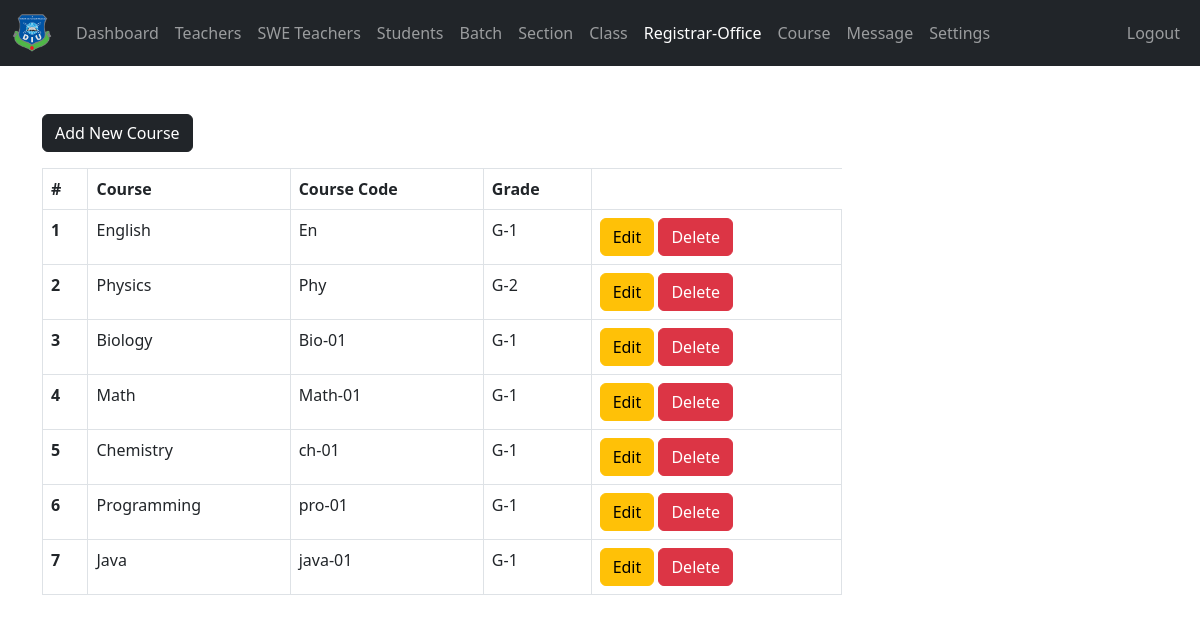
Page /admin/course.php (signed in) on the committed database.
### tables this page shows
CREATE TABLE `subjects` (
  `subject_id` int(11) NOT NULL,
  `subject` varchar(31) NOT NULL,
  `subject_code` varchar(31) NOT NULL,
  `grade` int(11) NOT NULL
);

CREATE TABLE `grades` (
  `grade_id` int(11) NOT NULL,
  `grade` varchar(31) NOT NULL,
  `grade_code` varchar(7) NOT NULL
);

### admin/data/subject.php (called while the page is built, shortened)
<?php
function getAllSubjects($conn){
   $sql = "SELECT * FROM subjects";
   $stmt = $conn->prepare($sql);
   $stmt->execute();
   if ($stmt->rowCount() >= 1) {
     $subjects = $stmt->fetchAll();
     return $subjects;
   }else {
   	return 0;
   }
}
 ?>

### admin/data/grade.php (called while the page is built, shortened)
<?php
function getGradeById($grade_id, $conn){
   $sql = "SELECT * FROM grades
           WHERE grade_id=?";
   $stmt = $conn->prepare($sql);
   $stmt->execute([$grade_id]);
   if ($stmt->rowCount() == 1) {
     $grade = $stmt->fetch();
     return $grade;
   }else {
    return 0;
   }
}

### admin/course.php (the view, shortened to what this page needs)
<?php
if (isset($_SESSION['admin_id']) &&
    isset($_SESSION['role'])) {
    if ($_SESSION['role'] == 'Admin') {
       include "../DB_connection.php";
       include "data/subject.php";
       include "data/grade.php";
       $courses = getAllSubjects($conn);
 ?>
<!DOCTYPE html>
<html lang="en">
<head>
	<link rel="stylesheet" href="https://cdn.jsdelivr.net/npm/bootstrap@5.2.0/dist/css/bootstrap.min.css">
	<link rel="stylesheet" href="../css/style.css">
  <link rel="stylesheet" href="https://cdnjs.cloudflare.com/ajax/libs/font-awesome/4.7.0/css/font-awesome.min.css">
</head>
<body>
    <?php
        include "inc/navbar.php";
        if ($courses != 0) {
     ?>
     <div class="container mt-5">
        <a href="course-add.php"
           class="btn btn-dark">Add New Course</a>
           <div class="table-responsive">
              <table class="table table-bordered mt-3 n-table">
                <thead>
                  <tr>
                    <th scope="col">#</th>
                    <th scope="col">Course</th>
                    <th scope="col">Course Code</th>
                    <th scope="col">Grade</th>
                  </tr>
                </thead>
                <tbody>
                  <?php $i = 0; foreach ($courses as $course ) {
                    $i++;  ?>
                  <tr>
                    <th scope="row"><?=$i?></th>
                    <td>
                      <?php
                          echo $course['subject'];
                       ?>
                    </td>
                    <td>
                      <?php
                          echo $course['subject_code'];
                       ?>
                    </td>
                    <td>
                      <?php
                          $grade = getGradeById($course['grade'], $conn);
                          echo $grade['grade_code'].'-'.$grade['grade'];
                       ?>
                    </td>
                    <td>
                        <a href="course-edit.php?course_id=<?=$course['subject_id']?>"
                           class="btn btn-warning">Edit</a>
                        <a href="course-delete.php?course_id=<?=$course['subject_id']?>"
                           class="btn btn-danger">Delete</a>
                    </td>
                  </tr>
                <?php } ?>
                </tbody>
              </table>
           </div>
         <?php } ?>
     </div>
</body>
</html>
<?php
  }else {
    header("Location: ../login.php");
    exit;
  }
}else {
	header("Location: ../login.php");
	exit;
}
?>

### css/style.css (style rules this page uses)
.n-table { max-width: 800px; }

### rows in the picture
subjects: subject "English", subject_code "En", grades.grade_code "G", grades.grade "1"
subjects: subject "Physics", subject_code "Phy", grades.grade_code "G", grades.grade "2"
subjects: subject "Biology", subject_code "Bio-01", grades.grade_code "G", grades.grade "1"
subjects: subject "Math", subject_code "Math-01", grades.grade_code "G", grades.grade "1"
subjects: subject "Chemistry", subject_code "ch-01", grades.grade_code "G", grades.grade "1"
subjects: subject "Programming", subject_code "pro-01", grades.grade_code "G", grades.grade "1"
subjects: subject "Java", subject_code "java-01", grades.grade_code "G", grades.grade "1"
